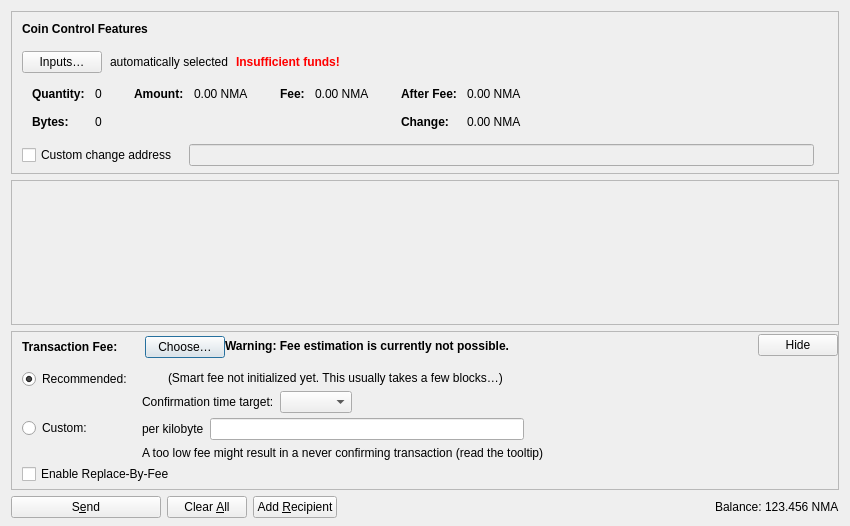
<?xml version="1.0" encoding="UTF-8"?>
<ui version="4.0">
 <class>SendCoinsDialog</class>
 <widget class="QDialog" name="SendCoinsDialog">
  <property name="geometry">
   <rect>
    <x>0</x>
    <y>0</y>
    <width>850</width>
    <height>526</height>
   </rect>
  </property>
  <property name="windowTitle">
   <string>Send Coins</string>
  </property>
  <layout class="QVBoxLayout" name="verticalLayout" stretch="0,1,0,0">
   <property name="bottomMargin">
    <number>8</number>
   </property>
   <item>
    <widget class="QFrame" name="frameCoinControl">
     <property name="sizePolicy">
      <sizepolicy hsizetype="Expanding" vsizetype="Expanding">
       <horstretch>0</horstretch>
       <verstretch>0</verstretch>
      </sizepolicy>
     </property>
     <property name="maximumSize">
      <size>
       <width>16777215</width>
       <height>16777215</height>
      </size>
     </property>
     <property name="frameShape">
      <enum>QFrame::StyledPanel</enum>
     </property>
     <property name="frameShadow">
      <enum>QFrame::Sunken</enum>
     </property>
     <layout class="QVBoxLayout" name="verticalLayoutCoinControl2">
      <property name="spacing">
       <number>0</number>
      </property>
      <property name="leftMargin">
       <number>0</number>
      </property>
      <property name="topMargin">
       <number>0</number>
      </property>
      <property name="rightMargin">
       <number>0</number>
      </property>
      <property name="bottomMargin">
       <number>6</number>
      </property>
      <item>
       <layout class="QVBoxLayout" name="verticalLayoutCoinControl" stretch="0,0,0,0,1">
        <property name="spacing">
         <number>0</number>
        </property>
        <property name="leftMargin">
         <number>10</number>
        </property>
        <property name="topMargin">
         <number>10</number>
        </property>
        <item>
         <layout class="QHBoxLayout" name="horizontalLayoutCoinControl1">
          <property name="bottomMargin">
           <number>15</number>
          </property>
          <item>
           <widget class="QLabel" name="labelCoinControlFeatures">
            <property name="sizePolicy">
             <sizepolicy hsizetype="Preferred" vsizetype="Maximum">
              <horstretch>0</horstretch>
              <verstretch>0</verstretch>
             </sizepolicy>
            </property>
            <property name="font">
             <font>
              <weight>75</weight>
              <bold>true</bold>
             </font>
            </property>
            <property name="styleSheet">
             <string notr="true">font-weight:bold;</string>
            </property>
            <property name="text">
             <string>Coin Control Features</string>
            </property>
           </widget>
          </item>
         </layout>
        </item>
        <item>
         <layout class="QHBoxLayout" name="horizontalLayoutCoinControl2" stretch="0,0,0,0">
          <property name="spacing">
           <number>8</number>
          </property>
          <property name="bottomMargin">
           <number>10</number>
          </property>
          <item>
           <widget class="QPushButton" name="pushButtonCoinControl">
            <property name="styleSheet">
             <string notr="true"/>
            </property>
            <property name="text">
             <string>Inputs…</string>
            </property>
            <property name="autoDefault">
             <bool>false</bool>
            </property>
           </widget>
          </item>
          <item>
           <widget class="QLabel" name="labelCoinControlAutomaticallySelected">
            <property name="text">
             <string>automatically selected</string>
            </property>
            <property name="margin">
             <number>5</number>
            </property>
           </widget>
          </item>
          <item>
           <widget class="QLabel" name="labelCoinControlInsuffFunds">
            <property name="font">
             <font>
              <weight>75</weight>
              <bold>true</bold>
             </font>
            </property>
            <property name="styleSheet">
             <string notr="true">color:red;font-weight:bold;</string>
            </property>
            <property name="text">
             <string>Insufficient funds!</string>
            </property>
            <property name="margin">
             <number>5</number>
            </property>
           </widget>
          </item>
          <item>
           <spacer name="horizontalSpacerCoinControl">
            <property name="orientation">
             <enum>Qt::Horizontal</enum>
            </property>
            <property name="sizeHint" stdset="0">
             <size>
              <width>40</width>
              <height>1</height>
             </size>
            </property>
           </spacer>
          </item>
         </layout>
        </item>
        <item>
         <widget class="QWidget" name="widgetCoinControl" native="true">
          <property name="sizePolicy">
           <sizepolicy hsizetype="Preferred" vsizetype="Preferred">
            <horstretch>0</horstretch>
            <verstretch>0</verstretch>
           </sizepolicy>
          </property>
          <property name="minimumSize">
           <size>
            <width>0</width>
            <height>0</height>
           </size>
          </property>
          <property name="styleSheet">
           <string notr="true"/>
          </property>
          <layout class="QHBoxLayout" name="horizontalLayoutCoinControl5">
           <property name="leftMargin">
            <number>0</number>
           </property>
           <property name="topMargin">
            <number>0</number>
           </property>
           <property name="rightMargin">
            <number>0</number>
           </property>
           <property name="bottomMargin">
            <number>0</number>
           </property>
           <item>
            <layout class="QHBoxLayout" name="horizontalLayoutCoinControl3" stretch="0,0,0,1">
             <property name="spacing">
              <number>20</number>
             </property>
             <property name="topMargin">
              <number>0</number>
             </property>
             <property name="bottomMargin">
              <number>10</number>
             </property>
             <item>
              <layout class="QFormLayout" name="formLayoutCoinControl1">
               <property name="labelAlignment">
                <set>Qt::AlignLeft|Qt::AlignVCenter</set>
               </property>
               <property name="horizontalSpacing">
                <number>10</number>
               </property>
               <property name="verticalSpacing">
                <number>14</number>
               </property>
               <property name="leftMargin">
                <number>10</number>
               </property>
               <property name="topMargin">
                <number>4</number>
               </property>
               <property name="rightMargin">
                <number>6</number>
               </property>
               <item row="0" column="0">
                <widget class="QLabel" name="labelCoinControlQuantityText">
                 <property name="font">
                  <font>
                   <weight>75</weight>
                   <bold>true</bold>
                  </font>
                 </property>
                 <property name="text">
                  <string>Quantity:</string>
                 </property>
                 <property name="margin">
                  <number>0</number>
                 </property>
                </widget>
               </item>
               <item row="0" column="1">
                <widget class="QLabel" name="labelCoinControlQuantity">
                 <property name="cursor">
                  <cursorShape>IBeamCursor</cursorShape>
                 </property>
                 <property name="contextMenuPolicy">
                  <enum>Qt::ActionsContextMenu</enum>
                 </property>
                 <property name="text">
                  <string notr="true">0</string>
                 </property>
                 <property name="margin">
                  <number>0</number>
                 </property>
                 <property name="textInteractionFlags">
                  <set>Qt::LinksAccessibleByMouse|Qt::TextSelectableByKeyboard|Qt::TextSelectableByMouse</set>
                 </property>
                </widget>
               </item>
               <item row="1" column="0">
                <widget class="QLabel" name="labelCoinControlBytesText">
                 <property name="font">
                  <font>
                   <weight>75</weight>
                   <bold>true</bold>
                  </font>
                 </property>
                 <property name="text">
                  <string>Bytes:</string>
                 </property>
                </widget>
               </item>
               <item row="1" column="1">
                <widget class="QLabel" name="labelCoinControlBytes">
                 <property name="cursor">
                  <cursorShape>IBeamCursor</cursorShape>
                 </property>
                 <property name="contextMenuPolicy">
                  <enum>Qt::ActionsContextMenu</enum>
                 </property>
                 <property name="text">
                  <string notr="true">0</string>
                 </property>
                 <property name="textInteractionFlags">
                  <set>Qt::LinksAccessibleByMouse|Qt::TextSelectableByKeyboard|Qt::TextSelectableByMouse</set>
                 </property>
                </widget>
               </item>
              </layout>
             </item>
             <item>
              <layout class="QFormLayout" name="formLayoutCoinControl2">
               <property name="horizontalSpacing">
                <number>10</number>
               </property>
               <property name="verticalSpacing">
                <number>14</number>
               </property>
               <property name="leftMargin">
                <number>6</number>
               </property>
               <property name="topMargin">
                <number>4</number>
               </property>
               <property name="rightMargin">
                <number>6</number>
               </property>
               <item row="0" column="0">
                <widget class="QLabel" name="labelCoinControlAmountText">
                 <property name="font">
                  <font>
                   <weight>75</weight>
                   <bold>true</bold>
                  </font>
                 </property>
                 <property name="text">
                  <string>Amount:</string>
                 </property>
                 <property name="margin">
                  <number>0</number>
                 </property>
                </widget>
               </item>
               <item row="0" column="1">
                <widget class="QLabel" name="labelCoinControlAmount">
                 <property name="cursor">
                  <cursorShape>IBeamCursor</cursorShape>
                 </property>
                 <property name="contextMenuPolicy">
                  <enum>Qt::ActionsContextMenu</enum>
                 </property>
                 <property name="text">
                  <string notr="true">0.00 NMA</string>
                 </property>
                 <property name="textInteractionFlags">
                  <set>Qt::LinksAccessibleByMouse|Qt::TextSelectableByKeyboard|Qt::TextSelectableByMouse</set>
                 </property>
                </widget>
               </item>
              </layout>
             </item>
             <item>
              <layout class="QFormLayout" name="formLayoutCoinControl3">
               <property name="horizontalSpacing">
                <number>10</number>
               </property>
               <property name="verticalSpacing">
                <number>14</number>
               </property>
               <property name="leftMargin">
                <number>6</number>
               </property>
               <property name="topMargin">
                <number>4</number>
               </property>
               <property name="rightMargin">
                <number>6</number>
               </property>
               <item row="0" column="0">
                <widget class="QLabel" name="labelCoinControlFeeText">
                 <property name="font">
                  <font>
                   <weight>75</weight>
                   <bold>true</bold>
                  </font>
                 </property>
                 <property name="text">
                  <string>Fee:</string>
                 </property>
                 <property name="margin">
                  <number>0</number>
                 </property>
                </widget>
               </item>
               <item row="0" column="1">
                <widget class="QLabel" name="labelCoinControlFee">
                 <property name="cursor">
                  <cursorShape>IBeamCursor</cursorShape>
                 </property>
                 <property name="contextMenuPolicy">
                  <enum>Qt::ActionsContextMenu</enum>
                 </property>
                 <property name="text">
                  <string notr="true">0.00 NMA</string>
                 </property>
                 <property name="textInteractionFlags">
                  <set>Qt::LinksAccessibleByMouse|Qt::TextSelectableByKeyboard|Qt::TextSelectableByMouse</set>
                 </property>
                </widget>
               </item>
              </layout>
             </item>
             <item>
              <layout class="QFormLayout" name="formLayoutCoinControl4">
               <property name="labelAlignment">
                <set>Qt::AlignLeft|Qt::AlignVCenter</set>
               </property>
               <property name="horizontalSpacing">
                <number>10</number>
               </property>
               <property name="verticalSpacing">
                <number>14</number>
               </property>
               <property name="leftMargin">
                <number>6</number>
               </property>
               <property name="topMargin">
                <number>4</number>
               </property>
               <property name="rightMargin">
                <number>6</number>
               </property>
               <item row="0" column="0">
                <widget class="QLabel" name="labelCoinControlAfterFeeText">
                 <property name="font">
                  <font>
                   <weight>75</weight>
                   <bold>true</bold>
                  </font>
                 </property>
                 <property name="text">
                  <string>After Fee:</string>
                 </property>
                 <property name="margin">
                  <number>0</number>
                 </property>
                </widget>
               </item>
               <item row="0" column="1">
                <widget class="QLabel" name="labelCoinControlAfterFee">
                 <property name="cursor">
                  <cursorShape>IBeamCursor</cursorShape>
                 </property>
                 <property name="contextMenuPolicy">
                  <enum>Qt::ActionsContextMenu</enum>
                 </property>
                 <property name="text">
                  <string notr="true">0.00 NMA</string>
                 </property>
                 <property name="textInteractionFlags">
                  <set>Qt::LinksAccessibleByMouse|Qt::TextSelectableByKeyboard|Qt::TextSelectableByMouse</set>
                 </property>
                </widget>
               </item>
               <item row="1" column="0">
                <widget class="QLabel" name="labelCoinControlChangeText">
                 <property name="font">
                  <font>
                   <weight>75</weight>
                   <bold>true</bold>
                  </font>
                 </property>
                 <property name="text">
                  <string>Change:</string>
                 </property>
                </widget>
               </item>
               <item row="1" column="1">
                <widget class="QLabel" name="labelCoinControlChange">
                 <property name="cursor">
                  <cursorShape>IBeamCursor</cursorShape>
                 </property>
                 <property name="contextMenuPolicy">
                  <enum>Qt::ActionsContextMenu</enum>
                 </property>
                 <property name="text">
                  <string notr="true">0.00 NMA</string>
                 </property>
                 <property name="textInteractionFlags">
                  <set>Qt::LinksAccessibleByMouse|Qt::TextSelectableByKeyboard|Qt::TextSelectableByMouse</set>
                 </property>
                </widget>
               </item>
              </layout>
             </item>
            </layout>
           </item>
          </layout>
         </widget>
        </item>
        <item>
         <layout class="QHBoxLayout" name="horizontalLayoutCoinControl4" stretch="0,0,0">
          <property name="spacing">
           <number>12</number>
          </property>
          <property name="sizeConstraint">
           <enum>QLayout::SetDefaultConstraint</enum>
          </property>
          <property name="topMargin">
           <number>5</number>
          </property>
          <property name="rightMargin">
           <number>5</number>
          </property>
          <item>
           <widget class="QCheckBox" name="checkBoxCoinControlChange">
            <property name="toolTip">
             <string>If this is activated, but the change address is empty or invalid, change will be sent to a newly generated address.</string>
            </property>
            <property name="text">
             <string>Custom change address</string>
            </property>
           </widget>
          </item>
          <item>
           <widget class="QValidatedLineEdit" name="lineEditCoinControlChange">
            <property name="enabled">
             <bool>false</bool>
            </property>
            <property name="sizePolicy">
             <sizepolicy hsizetype="Expanding" vsizetype="Fixed">
              <horstretch>0</horstretch>
              <verstretch>0</verstretch>
             </sizepolicy>
            </property>
           </widget>
          </item>
          <item>
           <widget class="QLabel" name="labelCoinControlChangeLabel">
            <property name="sizePolicy">
             <sizepolicy hsizetype="Preferred" vsizetype="Expanding">
              <horstretch>0</horstretch>
              <verstretch>0</verstretch>
             </sizepolicy>
            </property>
            <property name="minimumSize">
             <size>
              <width>0</width>
              <height>0</height>
             </size>
            </property>
            <property name="text">
             <string/>
            </property>
            <property name="margin">
             <number>3</number>
            </property>
           </widget>
          </item>
         </layout>
        </item>
        <item>
         <spacer name="verticalSpacerCoinControl">
          <property name="orientation">
           <enum>Qt::Vertical</enum>
          </property>
          <property name="sizeHint" stdset="0">
           <size>
            <width>800</width>
            <height>1</height>
           </size>
          </property>
         </spacer>
        </item>
       </layout>
      </item>
     </layout>
    </widget>
   </item>
   <item>
    <widget class="QScrollArea" name="scrollArea">
     <property name="widgetResizable">
      <bool>true</bool>
     </property>
     <widget class="QWidget" name="scrollAreaWidgetContents">
      <property name="geometry">
       <rect>
        <x>0</x>
        <y>0</y>
        <width>830</width>
        <height>104</height>
       </rect>
      </property>
      <layout class="QVBoxLayout" name="verticalLayout_2" stretch="0,1">
       <property name="leftMargin">
        <number>0</number>
       </property>
       <property name="topMargin">
        <number>0</number>
       </property>
       <property name="rightMargin">
        <number>0</number>
       </property>
       <property name="bottomMargin">
        <number>0</number>
       </property>
       <item>
        <layout class="QVBoxLayout" name="entries">
         <property name="spacing">
          <number>6</number>
         </property>
        </layout>
       </item>
       <item>
        <spacer name="verticalSpacer">
         <property name="orientation">
          <enum>Qt::Vertical</enum>
         </property>
         <property name="sizeHint" stdset="0">
          <size>
           <width>20</width>
           <height>40</height>
          </size>
         </property>
        </spacer>
       </item>
      </layout>
     </widget>
    </widget>
   </item>
   <item>
    <widget class="QFrame" name="frameFee">
     <property name="sizePolicy">
      <sizepolicy hsizetype="Expanding" vsizetype="Expanding">
       <horstretch>0</horstretch>
       <verstretch>0</verstretch>
      </sizepolicy>
     </property>
     <property name="maximumSize">
      <size>
       <width>16777215</width>
       <height>16777215</height>
      </size>
     </property>
     <property name="frameShape">
      <enum>QFrame::StyledPanel</enum>
     </property>
     <property name="frameShadow">
      <enum>QFrame::Sunken</enum>
     </property>
     <layout class="QVBoxLayout" name="verticalLayoutFee1">
      <property name="spacing">
       <number>0</number>
      </property>
      <property name="leftMargin">
       <number>0</number>
      </property>
      <property name="topMargin">
       <number>0</number>
      </property>
      <property name="rightMargin">
       <number>0</number>
      </property>
      <property name="bottomMargin">
       <number>0</number>
      </property>
      <item>
       <layout class="QVBoxLayout" name="verticalLayoutFee2" stretch="0,0,0">
        <property name="spacing">
         <number>0</number>
        </property>
        <property name="leftMargin">
         <number>10</number>
        </property>
        <property name="topMargin">
         <number>0</number>
        </property>
        <item>
         <layout class="QHBoxLayout" name="horizontalLayoutFee1">
          <property name="bottomMargin">
           <number>0</number>
          </property>
          <item>
           <layout class="QVBoxLayout" name="verticalLayoutFee7">
            <property name="spacing">
             <number>0</number>
            </property>
            <item>
             <spacer name="verticalSpacerSmartFee">
              <property name="orientation">
               <enum>Qt::Vertical</enum>
              </property>
              <property name="sizeType">
               <enum>QSizePolicy::Fixed</enum>
              </property>
              <property name="sizeHint" stdset="0">
               <size>
                <width>1</width>
                <height>4</height>
               </size>
              </property>
             </spacer>
            </item>
            <item>
             <layout class="QHBoxLayout" name="horizontalLayoutSmartFee">
              <property name="spacing">
               <number>10</number>
              </property>
              <item>
               <widget class="QLabel" name="labelFeeHeadline">
                <property name="sizePolicy">
                 <sizepolicy hsizetype="Preferred" vsizetype="Maximum">
                  <horstretch>0</horstretch>
                  <verstretch>0</verstretch>
                 </sizepolicy>
                </property>
                <property name="font">
                 <font>
                  <weight>75</weight>
                  <bold>true</bold>
                 </font>
                </property>
                <property name="styleSheet">
                 <string notr="true">font-weight:bold;</string>
                </property>
                <property name="text">
                 <string>Transaction Fee:</string>
                </property>
               </widget>
              </item>
              <item>
               <widget class="QLabel" name="labelFeeMinimized">
                <property name="text">
                 <string/>
                </property>
               </widget>
              </item>
              <item>
               <widget class="QPushButton" name="buttonChooseFee">
                <property name="text">
                 <string>Choose…</string>
                </property>
               </widget>
              </item>
             </layout>
            </item>
            <item>
             <spacer name="verticalSpacer_5">
              <property name="orientation">
               <enum>Qt::Vertical</enum>
              </property>
              <property name="sizeHint" stdset="0">
               <size>
                <width>1</width>
                <height>1</height>
               </size>
              </property>
             </spacer>
            </item>
           </layout>
          </item>
          <item>
           <widget class="QLabel" name="fallbackFeeWarningLabel">
            <property name="toolTip">
             <string>Using the fallbackfee can result in sending a transaction that will take several hours or days (or never) to confirm. Consider choosing your fee manually or wait until you have validated the complete chain.</string>
            </property>
            <property name="font">
            <font>
                <weight>75</weight>
                <bold>true</bold>
            </font>
            </property>
            <property name="text">
             <string>Warning: Fee estimation is currently not possible.</string>
            </property>
            <property name="wordWrap">
             <bool>false</bool>
            </property>
           </widget>
          </item>
          <item>
           <spacer name="horizontalSpacer_4">
            <property name="orientation">
             <enum>Qt::Horizontal</enum>
            </property>
            <property name="sizeType">
             <enum>QSizePolicy::MinimumExpanding</enum>
            </property>
            <property name="sizeHint" stdset="0">
             <size>
              <width>40</width>
              <height>20</height>
             </size>
            </property>
           </spacer>
          </item>
          <item>
           <widget class="QPushButton" name="buttonMinimizeFee">
            <property name="toolTip">
             <string>Hide transaction fee settings</string>
            </property>
            <property name="text">
             <string>Hide</string>
            </property>
           </widget>
          </item>
         </layout>
        </item>
        <item>
         <widget class="QFrame" name="frameFeeSelection">
          <layout class="QVBoxLayout" name="verticalLayoutFee12">
           <property name="spacing">
            <number>0</number>
           </property>
           <property name="leftMargin">
            <number>0</number>
           </property>
           <property name="topMargin">
            <number>0</number>
           </property>
           <property name="rightMargin">
            <number>0</number>
           </property>
           <property name="bottomMargin">
            <number>0</number>
           </property>
           <item>
            <layout class="QGridLayout" name="gridLayoutFee">
             <property name="topMargin">
              <number>10</number>
             </property>
             <property name="bottomMargin">
              <number>4</number>
             </property>
             <property name="horizontalSpacing">
              <number>10</number>
             </property>
             <property name="verticalSpacing">
              <number>4</number>
             </property>
             <item row="1" column="1">
              <layout class="QVBoxLayout" name="verticalLayoutFee8">
               <property name="spacing">
                <number>6</number>
               </property>
               <item>
                <layout class="QHBoxLayout" name="horizontalLayoutFee13">
                 <item>
                  <widget class="QLabel" name="labelCustomPerKilobyte">
                   <property name="toolTip">
                    <string>Specify a custom fee per kB (1,000 bytes) of the transaction's virtual size.

Note:  Since the fee is calculated on a per-byte basis, a fee rate of "100 satoshis per kvB" for a transaction size of 500 virtual bytes (half of 1 kvB) would ultimately yield a fee of only 50 satoshis.</string>
                   </property>
                   <property name="text">
                    <string>per kilobyte</string>
                   </property>
                  </widget>
                 </item>
                 <item>
                  <widget class="BitcoinAmountField" name="customFee"/>
                 </item>
                 <item>
                  <spacer name="horizontalSpacer_6">
                   <property name="orientation">
                    <enum>Qt::Horizontal</enum>
                   </property>
                   <property name="sizeHint" stdset="0">
                    <size>
                     <width>1</width>
                     <height>1</height>
                    </size>
                   </property>
                  </spacer>
                 </item>
                </layout>
               </item>
               <item>
                <layout class="QHBoxLayout" name="horizontalLayoutFee8">
                 <item>
                  <widget class="QLabel" name="labelCustomFeeWarning">
                   <property name="enabled">
                    <bool>true</bool>
                   </property>
                   <property name="toolTip">
                    <string>When there is less transaction volume than space in the blocks, miners as well as relaying nodes may enforce a minimum fee. Paying only this minimum fee is just fine, but be aware that this can result in a never confirming transaction once there is more demand for bitcoin transactions than the network can process.</string>
                   </property>
                   <property name="text">
                    <string>A too low fee might result in a never confirming transaction (read the tooltip)</string>
                   </property>
                  </widget>
                 </item>
                 <item>
                  <spacer name="horizontalSpacer_2">
                   <property name="orientation">
                    <enum>Qt::Horizontal</enum>
                   </property>
                   <property name="sizeHint" stdset="0">
                    <size>
                     <width>1</width>
                     <height>1</height>
                    </size>
                   </property>
                  </spacer>
                 </item>
                </layout>
               </item>
              </layout>
             </item>
             <item row="0" column="0">
              <layout class="QVBoxLayout" name="verticalLayoutFee4" stretch="0,1">
               <item>
                <widget class="QRadioButton" name="radioSmartFee">
                 <property name="text">
                  <string>Recommended:</string>
                 </property>
                 <property name="checked">
                  <bool>true</bool>
                 </property>
                 <attribute name="buttonGroup">
                  <string notr="true">groupFee</string>
                 </attribute>
                </widget>
               </item>
               <item>
                <spacer name="verticalSpacer_2">
                 <property name="orientation">
                  <enum>Qt::Vertical</enum>
                 </property>
                 <property name="sizeHint" stdset="0">
                  <size>
                   <width>1</width>
                   <height>1</height>
                  </size>
                 </property>
                </spacer>
               </item>
              </layout>
             </item>
             <item row="1" column="0">
              <layout class="QVBoxLayout" name="verticalLayoutFee9" stretch="0,1">
               <item>
                <widget class="QRadioButton" name="radioCustomFee">
                 <property name="text">
                  <string>Custom:</string>
                 </property>
                 <attribute name="buttonGroup">
                  <string notr="true">groupFee</string>
                 </attribute>
                </widget>
               </item>
               <item>
                <spacer name="verticalSpacer_6">
                 <property name="orientation">
                  <enum>Qt::Vertical</enum>
                 </property>
                 <property name="sizeHint" stdset="0">
                  <size>
                   <width>1</width>
                   <height>1</height>
                  </size>
                 </property>
                </spacer>
               </item>
              </layout>
             </item>
             <item row="0" column="1">
              <layout class="QVBoxLayout" name="verticalLayoutFee3" stretch="0,0,1">
               <property name="spacing">
                <number>6</number>
               </property>
               <property name="topMargin">
                <number>2</number>
               </property>
               <item>
                <layout class="QHBoxLayout" name="horizontalLayoutFee12">
                 <item>
                  <widget class="QLabel" name="labelSmartFee">
                   <property name="text">
                    <string/>
                   </property>
                  </widget>
                 </item>
                 <item>
                  <widget class="QLabel" name="labelFeeEstimation">
                   <property name="text">
                    <string/>
                   </property>
                  </widget>
                 </item>
                 <item>
                  <widget class="QLabel" name="labelSmartFee2">
                   <property name="text">
                    <string>(Smart fee not initialized yet. This usually takes a few blocks…)</string>
                   </property>
                  </widget>
                 </item>
                 <item>
                  <spacer name="horizontalSpacer_5">
                   <property name="orientation">
                    <enum>Qt::Horizontal</enum>
                   </property>
                   <property name="sizeHint" stdset="0">
                    <size>
                     <width>1</width>
                     <height>1</height>
                    </size>
                   </property>
                  </spacer>
                 </item>
                </layout>
               </item>
               <item>
                <layout class="QHBoxLayout" name="horizontalLayoutFee9">
                 <item>
                  <layout class="QVBoxLayout" name="verticalLayoutFee6">
                   <item>
                    <widget class="QLabel" name="labelSmartFee3">
                     <property name="text">
                      <string>Confirmation time target:</string>
                     </property>
                    </widget>
                   </item>
                  </layout>
                 </item>
                 <item>
                  <layout class="QVBoxLayout" name="verticalLayoutFee5">
                   <property name="rightMargin">
                    <number>30</number>
                   </property>
                   <item>
                    <layout class="QHBoxLayout" name="horizontalLayoutConfTarget">
                     <property name="bottomMargin">
                      <number>0</number>
                     </property>
                     <item>
                      <widget class="QComboBox" name="confTargetSelector"/>
                     </item>
                     <item>
                      <spacer name="horizontalSpacerConfTarget">
                       <property name="orientation">
                        <enum>Qt::Horizontal</enum>
                       </property>
                       <property name="sizeHint" stdset="0">
                        <size>
                         <width>40</width>
                         <height>20</height>
                        </size>
                       </property>
                      </spacer>
                     </item>
                    </layout>
                   </item>
                  </layout>
                 </item>
                </layout>
               </item>
               <item>
                <spacer name="verticalSpacer_4">
                 <property name="orientation">
                  <enum>Qt::Vertical</enum>
                 </property>
                 <property name="sizeHint" stdset="0">
                  <size>
                   <width>1</width>
                   <height>1</height>
                  </size>
                 </property>
                </spacer>
               </item>
              </layout>
             </item>
            </layout>
           </item>
           <item>
            <widget class="QCheckBox" name="optInRBF">
             <property name="text">
              <string>Enable Replace-By-Fee</string>
             </property>
             <property name="toolTip">
              <string>With Replace-By-Fee (BIP-125) you can increase a transaction's fee after it is sent. Without this, a higher fee may be recommended to compensate for increased transaction delay risk.</string>
             </property>
            </widget>
           </item>
          </layout>
         </widget>
        </item>
        <item>
         <spacer name="verticalSpacerFee">
          <property name="orientation">
           <enum>Qt::Vertical</enum>
          </property>
          <property name="sizeHint" stdset="0">
           <size>
            <width>40</width>
            <height>5</height>
           </size>
          </property>
         </spacer>
        </item>
       </layout>
      </item>
     </layout>
    </widget>
   </item>
   <item>
    <layout class="QHBoxLayout" name="horizontalLayout">
     <item>
      <widget class="QPushButton" name="sendButton">
       <property name="minimumSize">
        <size>
         <width>150</width>
         <height>0</height>
        </size>
       </property>
       <property name="toolTip">
        <string>Confirm the send action</string>
       </property>
       <property name="text">
        <string>S&amp;end</string>
       </property>
       <property name="icon">
        <iconset resource="../bitcoin.qrc">
         <normaloff>:/icons/send</normaloff>:/icons/send</iconset>
       </property>
       <property name="autoDefault">
        <bool>false</bool>
       </property>
       <property name="default">
        <bool>false</bool>
       </property>
      </widget>
     </item>
     <item>
      <widget class="QPushButton" name="clearButton">
       <property name="sizePolicy">
        <sizepolicy hsizetype="Minimum" vsizetype="Fixed">
         <horstretch>0</horstretch>
         <verstretch>0</verstretch>
        </sizepolicy>
       </property>
       <property name="toolTip">
        <string>Clear all fields of the form.</string>
       </property>
       <property name="text">
        <string>Clear &amp;All</string>
       </property>
       <property name="icon">
        <iconset resource="../bitcoin.qrc">
         <normaloff>:/icons/remove</normaloff>:/icons/remove</iconset>
       </property>
       <property name="autoDefault">
        <bool>false</bool>
       </property>
      </widget>
     </item>
     <item>
      <widget class="QPushButton" name="addButton">
       <property name="toolTip">
        <string>Send to multiple recipients at once</string>
       </property>
       <property name="text">
        <string>Add &amp;Recipient</string>
       </property>
       <property name="icon">
        <iconset resource="../bitcoin.qrc">
         <normaloff>:/icons/add</normaloff>:/icons/add</iconset>
       </property>
       <property name="autoDefault">
        <bool>false</bool>
       </property>
      </widget>
     </item>
     <item>
      <spacer name="horizontalSpacer">
       <property name="orientation">
        <enum>Qt::Horizontal</enum>
       </property>
       <property name="sizeHint" stdset="0">
        <size>
         <width>40</width>
         <height>20</height>
        </size>
       </property>
      </spacer>
     </item>
     <item>
      <layout class="QHBoxLayout" name="horizontalLayout_2">
       <property name="spacing">
        <number>3</number>
       </property>
       <item>
        <widget class="QLabel" name="labelBalanceName">
         <property name="sizePolicy">
          <sizepolicy hsizetype="Preferred" vsizetype="Fixed">
           <horstretch>0</horstretch>
           <verstretch>0</verstretch>
          </sizepolicy>
         </property>
         <property name="text">
          <string>Balance:</string>
         </property>
        </widget>
       </item>
       <item>
        <widget class="QLabel" name="labelBalance">
         <property name="sizePolicy">
          <sizepolicy hsizetype="Preferred" vsizetype="Fixed">
           <horstretch>0</horstretch>
           <verstretch>0</verstretch>
          </sizepolicy>
         </property>
         <property name="cursor">
          <cursorShape>IBeamCursor</cursorShape>
         </property>
         <property name="text">
          <string notr="true">123.456 NMA</string>
         </property>
         <property name="textInteractionFlags">
          <set>Qt::LinksAccessibleByMouse|Qt::TextSelectableByKeyboard|Qt::TextSelectableByMouse</set>
         </property>
        </widget>
       </item>
      </layout>
     </item>
    </layout>
   </item>
  </layout>
 </widget>
 <customwidgets>
  <customwidget>
   <class>QValidatedLineEdit</class>
   <extends>QLineEdit</extends>
   <header>qt/qvalidatedlineedit.h</header>
  </customwidget>
  <customwidget>
   <class>BitcoinAmountField</class>
   <extends>QLineEdit</extends>
   <header>qt/bitcoinamountfield.h</header>
   <container>1</container>
  </customwidget>
 </customwidgets>
 <resources>
  <include location="../bitcoin.qrc"/>
 </resources>
 <connections/>
 <buttongroups>
  <buttongroup name="groupFee"/>
 </buttongroups>
</ui>
